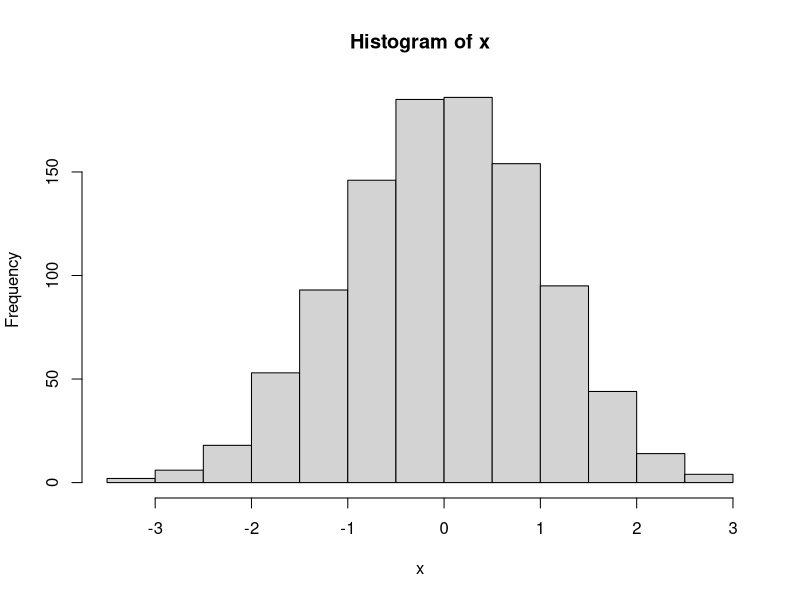

The R script that drew this image:
## ---- chunk 1
knitr::opts_chunk$set(echo = TRUE)
## ---- chunk 2

data <- read.csv("Aerei_Final.csv")

str(data)
summary(data)

## ---- chunk 3
x <- rnorm(1000)
hist(x)
